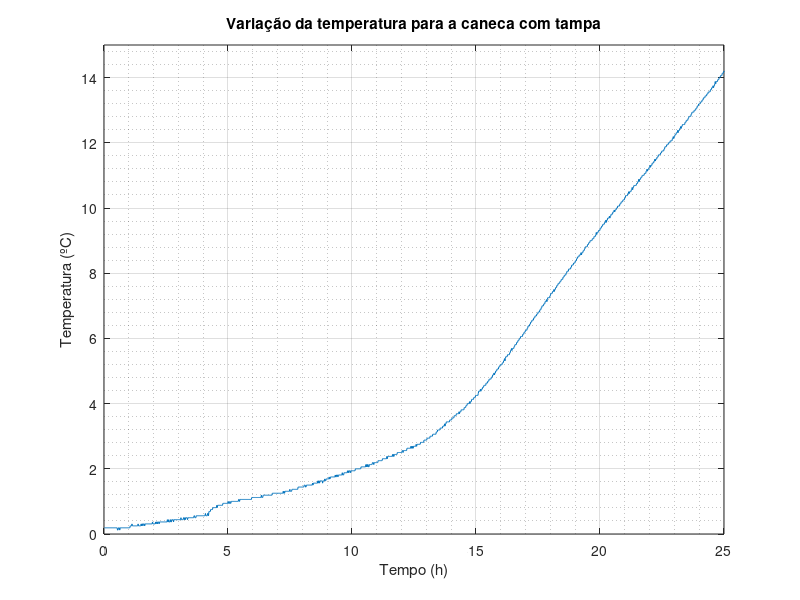

Source code (MATLAB):
data = csvread('primeiraCanecaComTampa.csv');  % Ler o arquivo CSV
x = data(15:end, 1);               % Primeira coluna do arquivo CSV
y = data(15:end, 2);               % Segunda coluna do arquivo CSV
x = (x - 14) * 1500 / 1418;        % Correção do minuto do arduino
x = x/60;                          % Passando o tempo para horas
%os primeiros 14 elementos foram excluídos porque era a região que entraria em equilíbrio térmico
%o experimento durou 25h 15min (para compensar os minutos iniciais desprezados)
%total de 1500 minutos
%já no arduino forma 1497 - 14 = 1483 ciclos
plot(x, y, '-');             % Plotar o gráfico
xlabel('Tempo (h)');
xlim([0,25]);
ylabel('Temperatura (ºC)');
ylim([0,15]);
title('Variação da temperatura para a caneca com tampa');
%na primeira caneca a medida começou às 15h com temperatura ambiente de 26°C
%a temperatura ambiente final era de 26°C
grid on;
grid minor;
%para o próximo experimento, o tempo de espera entre ciclos deverá ser recalculado
% mudará de 60000 ms de delay para 59320
